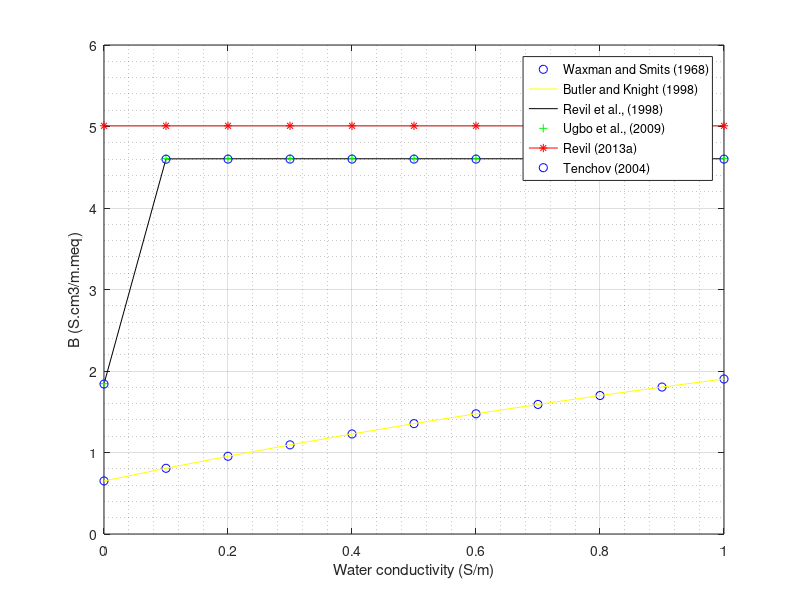

The MATLAB script that drew this image:
clc
clear

% Mobility of the counterions in the Diffuse layer
beta_dl=5.2*10E-8; % m2/sV
% Fraction of counterions (or amount of cations per mass of grains) located n the Stern layer
fraction=0.90;

k=1;
for i=0:0.1:1
    
    % Water conductivity (S/m)
    cond_wat(k)=i; % S/m

    
    Beta1(k)=(1-(0.83*exp(-0.5*cond_wat(k))))*3.83; % Waxman and Smits (1968)
    
    Beta2(k)=(1-(0.83*exp(-0.5.*cond_wat(k))))*3.83; % Butler and Knight (1998)
    
    Beta3(k)=(1-0.6*exp(-cond_wat(k)/0.013))*4.78*1E-08*((1E+06)*(96.32)); % Revil et al., (1998) - convert from m2/sV to S cm3/m meq
    
    Beta4(k)=(1-0.6*exp(-cond_wat(k)/0.013))*0.0461*100; % Ugbo et al., (2009) - convert from S ml/cm meq to S cm3/m meq

    Beta5(k)=(beta_dl*(1-fraction))*(((1E+06)*(96.32))); % Revil et al., (2013a) - convert from m2/sV to S cm3/m meq
    
    Beta6(k)=(1-0.6*exp(-77*cond_wat(k)))*0.046*100; % Tenchov (2014) - convert from S ml/cm meq to S cm3/m meq
    

    k=k+1;
end

plot(cond_wat,Beta1,'bo',cond_wat,Beta2,'y-',cond_wat,Beta3,'k-',cond_wat,Beta4,'g+',cond_wat,Beta5,'r*-',cond_wat,Beta6,'bo');
% title('B - Different versions')
xlabel('Water conductivity (S/m)')
ylabel('B (S.cm3/m.meq)')
grid on
grid minor
legend('Waxman and Smits (1968)','Butler and Knight (1998)','Revil et al., (1998)','Ugbo et al., (2009)','Revil (2013a)','Tenchov (2004)' )

% semilogy(cond_wat,Beta4,'r*-',cond_wat,Beta5,'k*-');
% title('Equivalent conductance of the counterions B')
% xlabel('Water conductivity (S/m)')
% ylabel('B')
% grid on
% grid minor
% legend('Revil (2013a)','Butler and Knight (1998)' )